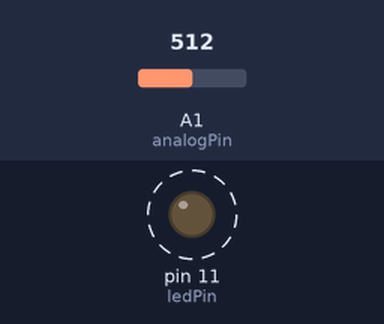
Recording of a sketch running on a simulated Arduino Uno, built with avr-gcc and run on an emulated ATmega328P. Parts: output pins drawn as LEDs (lit = HIGH). Dashed ring = blinking. The test bench sets the inputs (shaded band); at power-on: A1 (analogPin) = 512.

Above: at 1.8 s.
1.9 s: A1 (analogPin) set to 0
At 3.0 s:
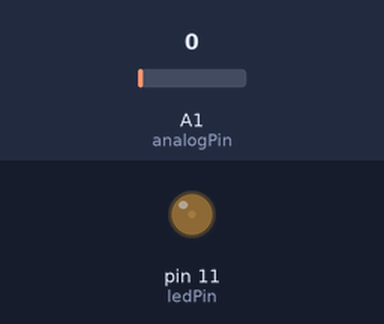
3.6 s: A1 (analogPin) set to 122
At 3.9 s:
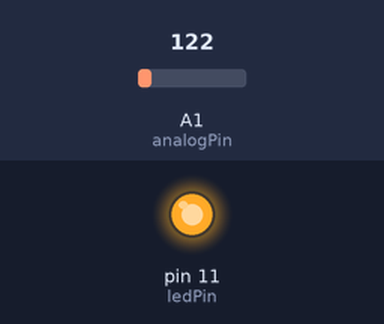
Timing chart, 0 to 13.1 s (numbered marks = the images above; inputs shaded):
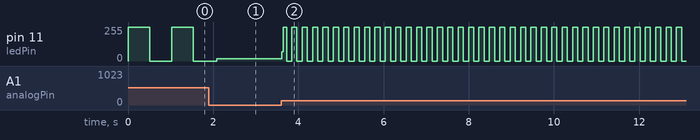

Measured:
- after the input at 3.6 s, pin 11 (ledPin): 18/255 → 70/255 at once, then moves between 0/255 and 255/255, repeating every 0.24 s
- by itself, pin 11 (ledPin): alternates 255/255 for 0.51 s and 0/255 for 0.51 s

The sketch:

ex2.ino
```cpp
int ledPin = 11;
int analogPin = A1;
int val = 0;

void setup() {
  pinMode(ledPin, OUTPUT);
}

void loop() {
  val = analogRead(analogPin);
  digitalWrite(ledPin, HIGH);
  delay(val);
  digitalWrite(ledPin, LOW);
  delay(val);
}
```
